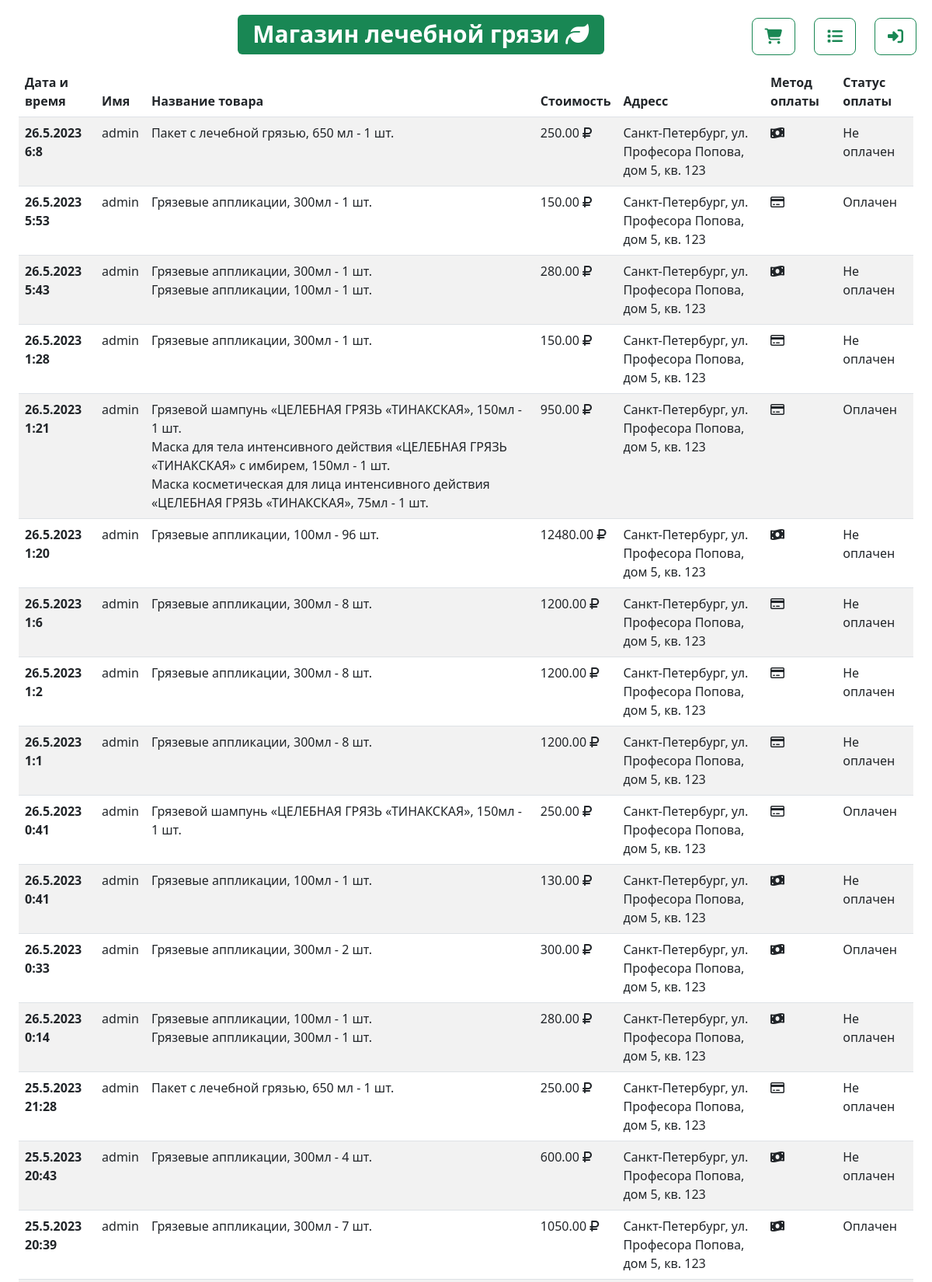
/show_orders (signed in, upper part), run on the app's committed database.
### shop/models.py (models this page shows, shortened)
class Order(models.Model):
    user_id = models.ForeignKey(User, on_delete=models.CASCADE)
    order_date = models.DateTimeField(auto_now_add=True)
    address = models.TextField(null=False)
    payment_method = models.CharField(max_length=1, choices=[(0, "Наличный расчет"), (1, "Безналичный расчет")], default=1)
    payment_status = models.CharField(max_length=1, choices=[(0, "Неоплачен"), (1, "Оплачен")], default=0)

class Product(models.Model):
    name = models.CharField(max_length=255, null=False)
    description = models.TextField(blank=True)
    price = models.DecimalField(max_digits=10, decimal_places=2)
    image = models.ImageField(null=True, blank=True, upload_to='images/')
    quantify = models.PositiveIntegerField()

### shop/views.py (the view)
# urls.py: path('show_orders', views.show_orders, name='show_orders'),
def show_orders(request):
    if request.user.is_authenticated:
        if request.user.is_staff:
            orders = Order.objects.values('user_id__username', 'order_date', 'id', 'address', 'payment_method',
                                      'payment_status').order_by('-order_date')
        else:
            orders = Order.objects.filter(user_id=request.user.id).values('user_id__username', 'order_date', 'id', 'address', 'payment_method',
                                          'payment_status').order_by('-order_date')
        total = 0
        for order in orders:
            order_details = OrderDetails.objects.filter(order_id=order['id']).values('product_id__name',
                                                                                     'selling_price', 'quantify')
            order['order_detail'] = order_details
            for order_detail in order_details:
                total += (order_detail['selling_price'] * order_detail['quantify'])
            order['total'] = total
            total = 0
        context = {
            'orders': orders,
        }
        return render(request, 'shop/orders.html', context)
    else:
        return redirect('login')

### shop/templates/shop/orders.html (shortened to what this page needs)
{% extends 'shop/layout.html' %}
{% block content %}
<div class="container-fluid">
  <table class="table table-striped">
    <thead>
      <tr>
        <th scope="col">Дата и время</th>
        <th scope="col">Имя</th>
        <th scope="col">Название товара</th>
        <th scope="col">Стоимость</th>
        <th scope="col">Адресс</th>
        <th scope="col">Метод оплаты</th>
        <th scope="col">Статус оплаты</th>
      </tr>
    </thead>
    <tbody>
        {% for order in orders %}
            <tr>
                <th scope="row">{{ order.order_date.day }}.{{ order.order_date.month }}.{{ order.order_date.year }}<br> {{ order.order_date.hour }}:{{ order.order_date.minute }}</th>
                <td>{{ order.user_id__username }}</td>
                <td>
                    {% for orderd in order.order_detail %}
                        {{ orderd.product_id__name }} - {{ orderd.quantify }} шт.<br>
                    {% endfor %}
                </td>
                <td>{{ order.total }} <i class="fa-solid fa-ruble-sign"></i></td>
                <td>{{ order.address }}</td>
                <td>
                    {% if order.payment_method == '0' %}
                      <i class="fa-solid fa-money-bill-wave"></i>
                    {% else %}
                      <i class="fa-regular fa-credit-card"></i>
                    {% endif %}
                </td>
                <td>
                  {% if order.payment_status == '0' %}
                    Не оплачен
                  {% else %}
                    Оплачен
                  {% endif %}
                </td>
            </tr>
        {% endfor %}
    </tbody>
  </table>
  </div>
{% endblock %}

### data on the page
Order: order_date.day "26", order_date.month "5", order_date.year "2023", order_date.hour "6", order_date.minute "8", user_id__username "admin", total "250.00", address "Санкт-Петербург, ул. Професора Попова, дом 5, кв. 123", payment_method "0" (drawn), payment_status "Не оплачен"
Product: product_id__name "Пакет с лечебной грязью, 650 мл", quantify "1"
Order: order_date.day "26", order_date.month "5", order_date.year "2023", order_date.hour "5", order_date.minute "53", user_id__username "admin", total "150.00", address "Санкт-Петербург, ул. Професора Попова, дом 5, кв. 123", payment_method "1" (drawn), payment_status "Оплачен"
Product: product_id__name "Грязевые аппликации, 300мл", quantify "1", quantify "8", quantify "2", quantify "4", quantify "7"
Order: order_date.day "26", order_date.month "5", order_date.year "2023", order_date.hour "5", order_date.minute "43", user_id__username "admin", total "280.00", address "Санкт-Петербург, ул. Професора Попова, дом 5, кв. 123", payment_method "0" (drawn), payment_status "Не оплачен"
Product: product_id__name "Грязевые аппликации, 100мл", quantify "1", quantify "96"
Order: order_date.day "26", order_date.month "5", order_date.year "2023", order_date.hour "1", order_date.minute "28", user_id__username "admin", total "150.00", address "Санкт-Петербург, ул. Професора Попова, дом 5, кв. 123", payment_method "1" (drawn), payment_status "Не оплачен"
Order: order_date.day "26", order_date.month "5", order_date.year "2023", order_date.hour "1", order_date.minute "21", user_id__username "admin", total "950.00", address "Санкт-Петербург, ул. Професора Попова, дом 5, кв. 123", payment_method "1" (drawn), payment_status "Оплачен"
Product: product_id__name "Грязевой шампунь «ЦЕЛЕБНАЯ ГРЯЗЬ «ТИНАКСКАЯ», 150мл", quantify "1"
Product: product_id__name "Маска для тела интенсивного действия «ЦЕЛЕБНАЯ ГРЯЗЬ «ТИНАКСКАЯ» с имбирем, 150мл", quantify "1"
Product: product_id__name "Маска косметическая для лица интенсивного действия «ЦЕЛЕБНАЯ ГРЯЗЬ «ТИНАКСКАЯ», 75мл", quantify "1"
Order: order_date.day "26", order_date.month "5", order_date.year "2023", order_date.hour "1", order_date.minute "20", user_id__username "admin", total "12480.00", address "Санкт-Петербург, ул. Професора Попова, дом 5, кв. 123", payment_method "0" (drawn), payment_status "Не оплачен"
Order: order_date.day "26", order_date.month "5", order_date.year "2023", order_date.hour "1", order_date.minute "6", user_id__username "admin", total "1200.00", address "Санкт-Петербург, ул. Професора Попова, дом 5, кв. 123", payment_method "1" (drawn), payment_status "Не оплачен"
Order: order_date.day "26", order_date.month "5", order_date.year "2023", order_date.hour "1", order_date.minute "2", user_id__username "admin", total "1200.00", address "Санкт-Петербург, ул. Професора Попова, дом 5, кв. 123", payment_method "1" (drawn), payment_status "Не оплачен"
Order: order_date.day "26", order_date.month "5", order_date.year "2023", order_date.hour "1", order_date.minute "1", user_id__username "admin", total "1200.00", address "Санкт-Петербург, ул. Професора Попова, дом 5, кв. 123", payment_method "1" (drawn), payment_status "Не оплачен"
Order: order_date.day "26", order_date.month "5", order_date.year "2023", order_date.hour "0", order_date.minute "41", user_id__username "admin", total "250.00", address "Санкт-Петербург, ул. Професора Попова, дом 5, кв. 123", payment_method "1" (drawn), payment_status "Оплачен"
Order: order_date.day "26", order_date.month "5", order_date.year "2023", order_date.hour "0", order_date.minute "41", user_id__username "admin", total "130.00", address "Санкт-Петербург, ул. Професора Попова, дом 5, кв. 123", payment_method "0" (drawn), payment_status "Не оплачен"
Order: order_date.day "26", order_date.month "5", order_date.year "2023", order_date.hour "0", order_date.minute "33", user_id__username "admin", total "300.00", address "Санкт-Петербург, ул. Професора Попова, дом 5, кв. 123", payment_status "Оплачен"
Order: order_date.day "26", order_date.month "5", order_date.year "2023", order_date.hour "0", order_date.minute "14", user_id__username "admin", total "280.00", address "Санкт-Петербург, ул. Професора Попова, дом 5, кв. 123", payment_method "0" (drawn), payment_status "Не оплачен"
Order: order_date.day "25", order_date.month "5", order_date.year "2023", order_date.hour "21", order_date.minute "28", user_id__username "admin", total "250.00", address "Санкт-Петербург, ул. Професора Попова, дом 5, кв. 123", payment_method "1" (drawn), payment_status "Не оплачен"
Order: order_date.day "25", order_date.month "5", order_date.year "2023", order_date.hour "20", order_date.minute "43", user_id__username "admin", total "600.00", address "Санкт-Петербург, ул. Професора Попова, дом 5, кв. 123", payment_method "0" (drawn), payment_status "Не оплачен"
Order: order_date.day "25", order_date.month "5", order_date.year "2023", order_date.hour "20", order_date.minute "39", user_id__username "admin", total "1050.00", address "Санкт-Петербург, ул. Професора Попова, дом 5, кв. 123", payment_method "0" (drawn), payment_status "Оплачен"
